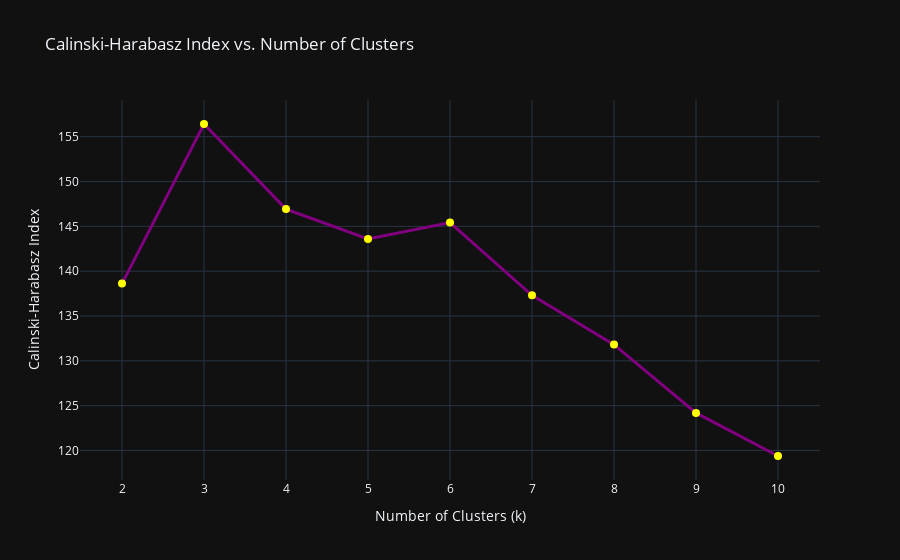

Write notebook code for a chart like this one.
### Code cell
# Plot the Calinski-Harabasz Index
fig_calinski = go.Figure()

fig_calinski.add_trace(go.Scatter(
    x=list(range(2, 11)), 
    y=calinski_harabasz_scores,
    mode='lines+markers', 
    name='Calinski-Harabasz Index',
    line=dict(color='purple', width=3),
    marker=dict(color='yellow', size=8)
))

fig_calinski.update_layout(
    title='Calinski-Harabasz Index vs. Number of Clusters',
    xaxis=dict(title='Number of Clusters (k)'),
    yaxis=dict(title='Calinski-Harabasz Index'),
    template='plotly_dark'
)

fig_calinski.show()

### Figure 1 — Plotly figure (JSON) as saved in the notebook; plotly's stock layout.template omitted (floating-point values rounded to 4 significant figures)
{"data": [{"line": {"color": "purple", "width": 3}, "marker": {"color": "yellow", "size": 8}, "mode": "lines+markers", "name": "Calinski-Harabasz Index", "type": "scatter", "x": [2, 3, 4, 5, 6, 7, 8, 9, 10], "y": [138.6, 156.4, 146.9, 143.6, 145.4, 137.3, 131.8, 124.2, 119.4]}], "layout": {"title": {"text": "Calinski-Harabasz Index vs. Number of Clusters"}, "xaxis": {"title": {"text": "Number of Clusters (k)"}}, "yaxis": {"title": {"text": "Calinski-Harabasz Index"}}}}
